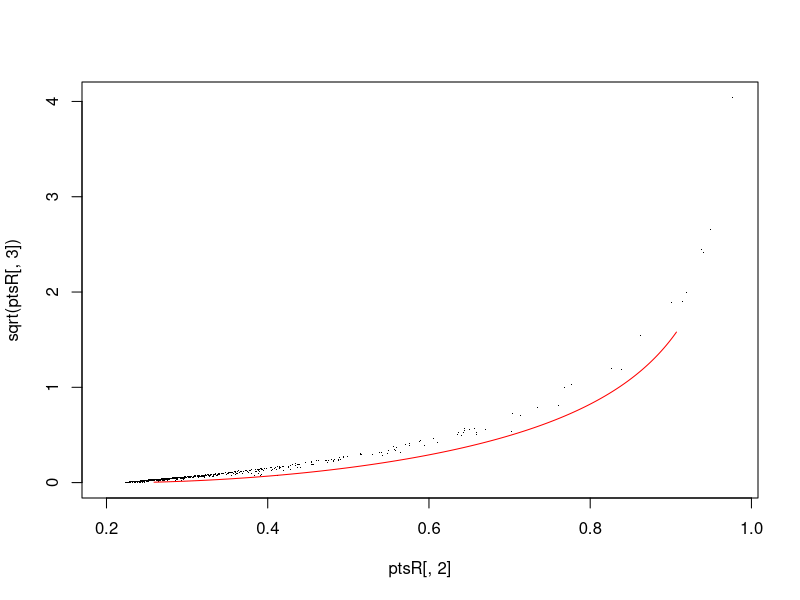

The R source for this figure:
### Q quantile point of view


## Check max formula 
# k <- 3
# qs <- sort(rbeta(100, 2, 3))
# sum(qs * seq(0, 1, length.out = length(qs))^(k-1))/length(qs)
# mean(sapply(1:1000, function(i) max(sample(qs, k, TRUE))))/k


get_q_ints <- function(qs, k, naive = FALSE) {
  qs <- sort(qs)
  if (naive) {
    qsamp <- matrix(sample(qs, 1e4 * k, replace = TRUE), 1e4, k)
    eQ <- mean(qsamp)
    ms <- apply(qsamp, 1, max)/k
    maxQ <- mean(ms)
    varQ <- var(ms)
    return(c(eQ, maxQ, varQ))
  }
  eQ <- sum(qs)/length(qs)
  maxQ <- sum(qs/k * k * seq(0, 1, length.out = length(qs))^(k-1))/length(qs)
  maxQ2 <- sum((qs/k)^2 * k * seq(0, 1, length.out = length(qs))^(k-1))/length(qs)
  varQ <- maxQ2 - (maxQ)^2
  c(eQ, maxQ, varQ)
}

normalize_qs <- function(qs) {
  sort(qs)/sum(qs) * length(qs)
}

qs_par <- function(c1, c2, k, l.out = 100) {
  xs <- seq(0, 1, length.out = l.out)
  qs <- pmax(c1 - c2/(xs ^ (k-1)), 0)
  qs
}

qs_par_c1 <- function(c1, k, l.out = 100) {
  c2 <- find_c2(c1, k)
  qs_par(c1, c2, k, l.out)
}

compute_eQ <- function(c1, c2, k) {
  if ((c2/c1) > 1) {
    return(0)
  }
  c1 * (1 - (c2/c1)^(1/(k-1))) - c2/(2 - k) * (1 - (c2/c1)^((2-k)/(k-1)))
}

find_c2 <- function(c1, k, lower = 1e-10) {
  ff <- function(c2) {
    compute_eQ(c1, c2, k) - 1
  }
  uniroot(ff, interval = c(lower, c1))$root
}

k <- 5
reso <- 1000
qs <- rbeta(reso, runif(1) * 10, runif(1) * 10)

pts <- do.call(rbind, lapply(seq(1.1, 100, by = 0.1), function(c1) {
  qs <- qs_par_c1(c1, k, l.out = 1e4)
#  plot(qs, type = "l")
  get_q_ints(qs, k)
}))
# 
# pts <- sapply(1:10000, function(i) {


ptsR <- do.call(rbind, lapply(seq(1.1, 100, by = 0.1), function(i) {
  qs <- rbeta(reso, runif(1) * 10, runif(1) * 10)
  qs <- normalize_qs(qs)
  #  plot(qs, type = "l")
  get_q_ints(qs, k)
}))
plot(ptsR[, 2], sqrt(ptsR[, 3]), pch = ".")
lines(pts[, 2], sqrt(pts[, 3]), type = "l", col = "red")

  
  #   qs <- normalize_qs(qs)
#   get_q_ints(qs, k)
# })
# 
# pts2 <- sapply(1000 * (1:10000/10000), function(x) {
#   qs <- qs_par(x, k, reso)
#   get_q_ints(qs, k)
# })
# 
# plot(t(pts)[, -1], pch= ".")
# lines(t(pts2)[, -1], col = "red")
# 
# plot(qs_par(d = 2, k = 3), type = "l")
# plot(qs_par(d = 2, k = 4), type = "l")
# plot(qs_par(d = 2, k = 4), type = "l")
# plot(qs_par(d = 10, k = 4), type = "l")

